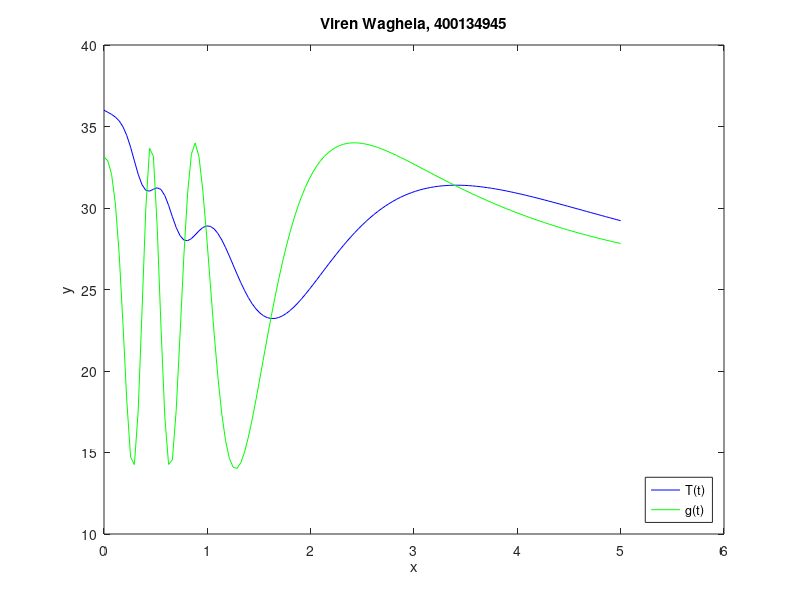

Source code (MATLAB):
%1a

h = 0.5;
X = 3;
N = round(X/h);
t= zeros(1,N+1);
T = zeros(1,N+1);
t(1) = 0;
T(1) = 36;
for n = 1:N
    t(n+1) = t(n) + h;
    T(n+1) = T(n) + h*((-6./5).*(T(n)-24));
end

%1b

h = 0.2;
X = 3;
N = round(X/h);
t= zeros(1,N+1);
T = zeros(1,N+1);
t(1) = 0;
T(1) = 36;
for n = 1:N
    t(n+1) = t(n) + h;
    T(n+1) = T(n) + h*((-6./5).*(T(n)-24));
end

%Question 3

N = 20;
Condition = 100;

while Condition > 0.05913
  X = 3;
  h = X/N;
  x = zeros(1,N+1);T = zeros(1,N+1);
  x(1) = 0;T(1) = 36;

  for n = 1:N
    x(n+1) = x(n) + h;
    T(n+1) = T(n) + h*(-6/5*(T(n)-24));
  
  end

  T_exact = 24 + 12*exp(-(6.*x)/5); 

  error = [abs(T-T_exact)];
  
  error(1) = [];
  
  maxerror = max(error);

  if maxerror < 0.05913
    Condition = maxerror;
    N
    break
  end
  N = N + 1;
end

%4

set(0, 'DefaultFigureRenderer', 'painters');
X = 5; 
N = 136; 
h = X/N;
x = zeros(1,N+1);
T = zeros(1,N+1);
x(1) = 0;
T(1) = 36;
for n = 1:N
  x(n+1) = x(n) + h;
  T(n+1) = T(n) + h*(-6/5*(T(n)-(24 + 10*sin(10/(0.5+x(n)^2)))));
end
g = 24 + 10*sin(10./(0.5+x.^2))
[x' T' g']
plot(x, T, 'b', x, g, 'g');
title('Viren Waghela, 400134945');
legend({'T(t)','g(t)'},'Location','southeast');
xlabel('x');ylabel('y');
